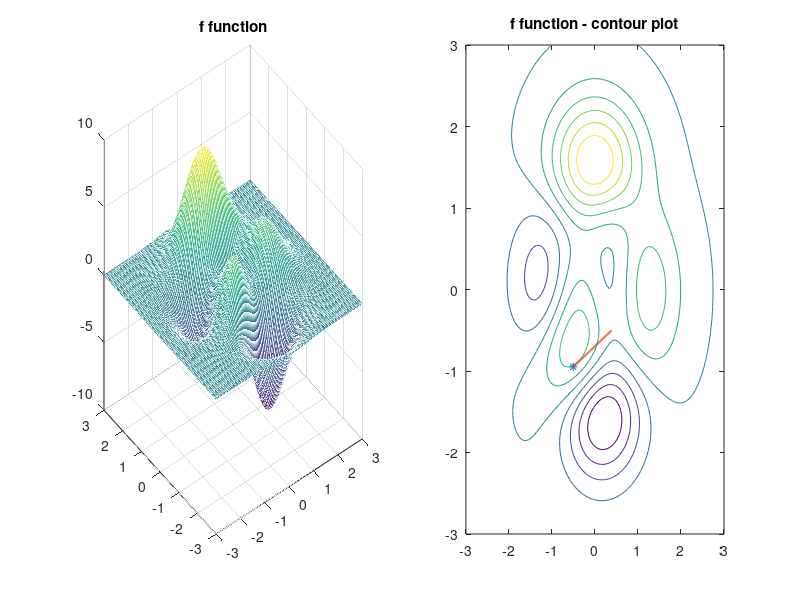

The MATLAB script that drew this image:
f = @(x, y) 3*(1-x).^2.*exp(-x.^2-(y+1).^2)-10*(x/5-x.^3-y.^5) ...
    .*exp(-x.^2-y.^2)-exp(-(x+1).^2-y.^2)/3;

gradf = @(x, y) [-6*(1-x+x.*(1-x.^2)).*exp(-x.^2-(y+1).^2)+ ...
    -10*(1/5-3*x.^2-2*x.*(x/5-x.^3-y.^5)).*exp(-x.^2-y.^2)+ ...
    +2*(x+1).*exp(-(x+1).^2-y.^2)/3 ...
    -6*(1-x).^2.*(y+1).*exp(-x.^2-(y+1).^2)+ ...
    +10*(y.^4+2*y.*(x/5-x.^3-y.^5)).*exp(-x.^2-y.^2)+ ...
    +2*y.*exp(-(x+1).^2-y.^2)/3];


x = linspace(-3, 3, 100);
y = linspace(-3, 3, 100);

[X, Y] = meshgrid(x, y);

Z = f(X, Y);

% Computing the antigradient in a point
point = [-0.5051, -0.9495];
grad = gradf(point(1), point(2));
norm_agrad = -grad/norm(grad);
alpha = linspace(0, 1, 100);
x_grad = point(1) + alpha * norm_agrad(1);
y_grad = point(2) + alpha * norm_agrad(2);

% Plotting
figure;
subplot(1,2,1);
mesh(X, Y, Z);
title("f function");
subplot(1,2,2);
contour(X, Y, Z);
title("f function - contour plot");
hold on;
plot(point(1), point(2), "*");
plot(x_grad, y_grad, "LineWidth", 1.5);
hold off;


